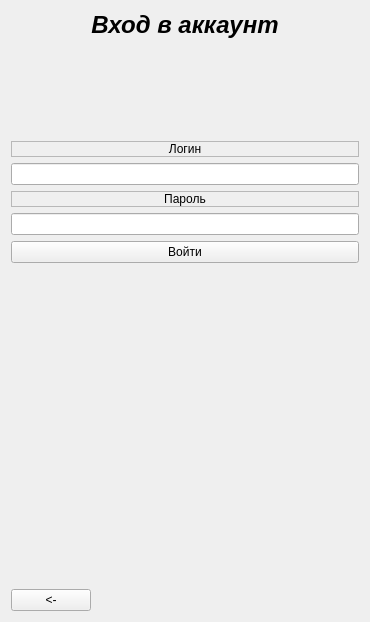
<?xml version="1.0" encoding="UTF-8"?>
<ui version="4.0">
 <class>SignWindow</class>
 <widget class="QWidget" name="SignWindow">
  <property name="geometry">
   <rect>
    <x>0</x>
    <y>0</y>
    <width>370</width>
    <height>622</height>
   </rect>
  </property>
  <property name="windowTitle">
   <string>Form</string>
  </property>
  <property name="autoFillBackground">
   <bool>true</bool>
  </property>
  <layout class="QVBoxLayout" name="verticalLayout" stretch="0,3,0,0,0,0,0,10,0">
   <item>
    <widget class="QLabel" name="label_3">
     <property name="font">
      <font>
       <pointsize>18</pointsize>
       <italic>true</italic>
       <bold>true</bold>
      </font>
     </property>
     <property name="text">
      <string>Вход в аккаунт</string>
     </property>
     <property name="alignment">
      <set>Qt::AlignmentFlag::AlignCenter</set>
     </property>
    </widget>
   </item>
   <item>
    <spacer name="verticalSpacer">
     <property name="orientation">
      <enum>Qt::Orientation::Vertical</enum>
     </property>
     <property name="sizeHint" stdset="0">
      <size>
       <width>20</width>
       <height>40</height>
      </size>
     </property>
    </spacer>
   </item>
   <item>
    <widget class="QLabel" name="label">
     <property name="layoutDirection">
      <enum>Qt::LayoutDirection::LeftToRight</enum>
     </property>
     <property name="frameShape">
      <enum>QFrame::Shape::StyledPanel</enum>
     </property>
     <property name="text">
      <string>Логин</string>
     </property>
     <property name="textFormat">
      <enum>Qt::TextFormat::AutoText</enum>
     </property>
     <property name="alignment">
      <set>Qt::AlignmentFlag::AlignCenter</set>
     </property>
    </widget>
   </item>
   <item>
    <widget class="QLineEdit" name="lineEditLogin">
     <property name="focusPolicy">
      <enum>Qt::FocusPolicy::StrongFocus</enum>
     </property>
     <property name="text">
      <string/>
     </property>
     <property name="maxLength">
      <number>80</number>
     </property>
     <property name="echoMode">
      <enum>QLineEdit::EchoMode::NoEcho</enum>
     </property>
    </widget>
   </item>
   <item>
    <widget class="QLabel" name="label_2">
     <property name="layoutDirection">
      <enum>Qt::LayoutDirection::LeftToRight</enum>
     </property>
     <property name="frameShape">
      <enum>QFrame::Shape::StyledPanel</enum>
     </property>
     <property name="text">
      <string>Пароль</string>
     </property>
     <property name="textFormat">
      <enum>Qt::TextFormat::AutoText</enum>
     </property>
     <property name="alignment">
      <set>Qt::AlignmentFlag::AlignCenter</set>
     </property>
    </widget>
   </item>
   <item>
    <widget class="QLineEdit" name="lineEditPassword">
     <property name="focusPolicy">
      <enum>Qt::FocusPolicy::StrongFocus</enum>
     </property>
     <property name="echoMode">
      <enum>QLineEdit::EchoMode::NoEcho</enum>
     </property>
    </widget>
   </item>
   <item>
    <widget class="QPushButton" name="signButton">
     <property name="text">
      <string>Войти</string>
     </property>
    </widget>
   </item>
   <item>
    <spacer name="verticalSpacer_2">
     <property name="orientation">
      <enum>Qt::Orientation::Vertical</enum>
     </property>
     <property name="sizeHint" stdset="0">
      <size>
       <width>20</width>
       <height>40</height>
      </size>
     </property>
    </spacer>
   </item>
   <item>
    <layout class="QHBoxLayout" name="horizontalLayout">
     <item>
      <widget class="QPushButton" name="exitButton">
       <property name="text">
        <string>&lt;-</string>
       </property>
      </widget>
     </item>
     <item>
      <spacer name="horizontalSpacer">
       <property name="orientation">
        <enum>Qt::Orientation::Horizontal</enum>
       </property>
       <property name="sizeHint" stdset="0">
        <size>
         <width>40</width>
         <height>20</height>
        </size>
       </property>
      </spacer>
     </item>
    </layout>
   </item>
  </layout>
 </widget>
 <resources/>
 <connections/>
</ui>
